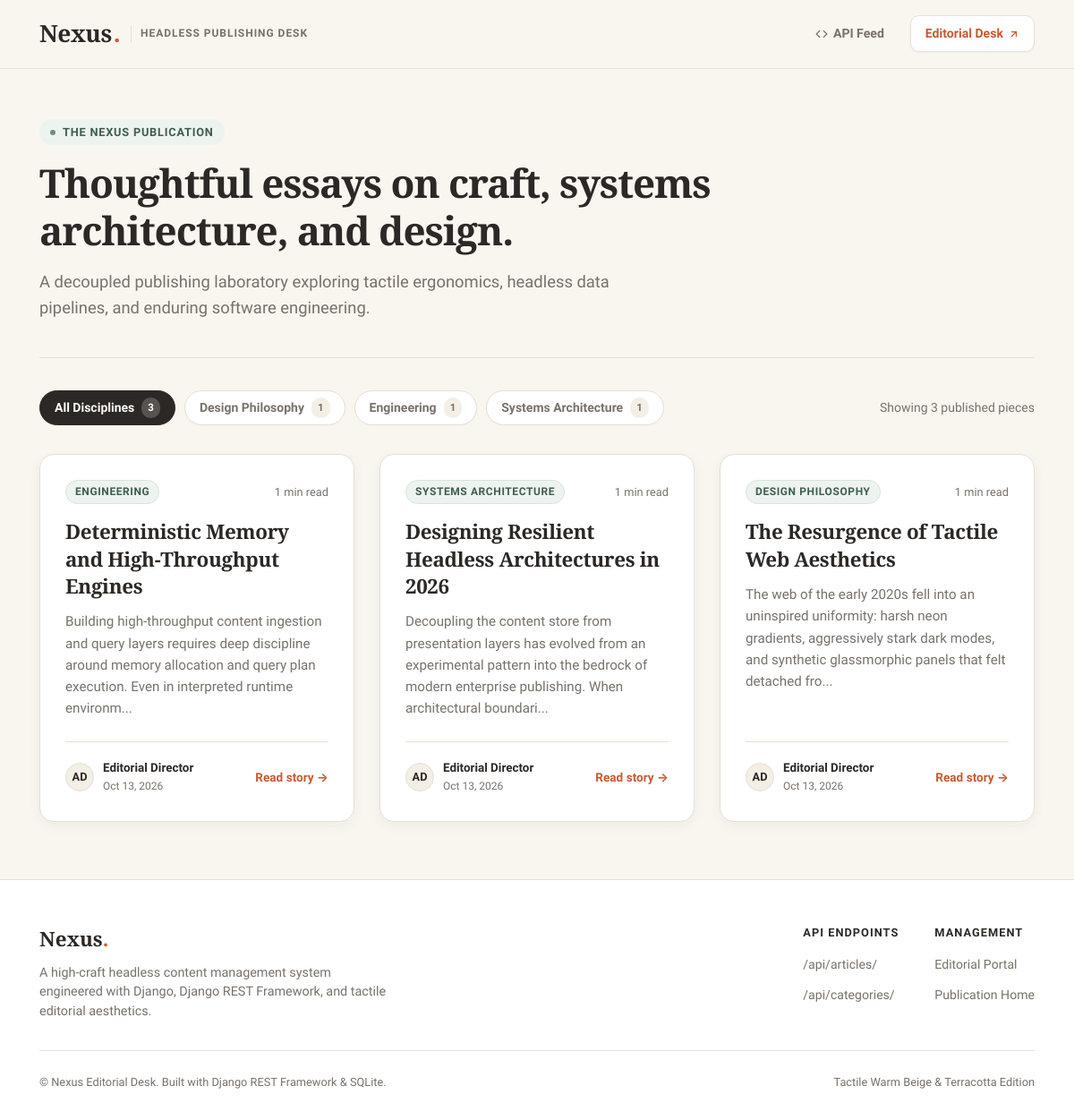
The page / on the database its author committed.
### cms/models.py (models this page shows, shortened)
class Category(models.Model):
    name = models.CharField(max_length=100, unique=True)
    slug = models.SlugField(max_length=120, unique=True, blank=True)
    description = models.TextField(blank=True, default='')
    created_at = models.DateTimeField(auto_now_add=True)
    class Meta:
        verbose_name_plural = "Categories"
        ordering = ['name']
    @property
    def article_count(self):
        return self.articles.filter(status='published').count()

class Article(models.Model):
    STATUS_CHOICES = (
        ('draft', 'Draft'),
        ('published', 'Published'),
    )
    title = models.CharField(max_length=255)
    slug = models.SlugField(max_length=255, unique=True, blank=True)
    author = models.ForeignKey(
        settings.AUTH_USER_MODEL,
        on_delete=models.CASCADE,
        related_name='articles'
    )
    category = models.ForeignKey(
        Category,
        on_delete=models.CASCADE,
        related_name='articles'
    )
    content = models.TextField(help_text="Article content in Markdown or HTML")
    status = models.CharField(
        max_length=20,
        choices=STATUS_CHOICES,
        default='draft'
    )
    reading_time = models.PositiveIntegerField(
        default=1,
        help_text="Estimated reading time in minutes"
    )
    created_at = models.DateTimeField(auto_now_add=True)
    updated_at = models.DateTimeField(auto_now=True)
    class Meta:
        ordering = ['-created_at']
    @property
    def excerpt(self):
        plain_text = re.sub(r'#|\*|_|`|>|\[.*?\]\(.*?\)|\n+', ' ', self.content or '')
        plain_text = ' '.join(plain_text.split())
        if len(plain_text) > 175:
            return plain_text[:172].rstrip() + '...'
        return plain_text

### cms/views.py (the view)
# urls.py: path('', home_view, name='home'),
def home_view(request):
    selected_category_slug = request.GET.get('category', '').strip()
    categories = Category.objects.all().order_by('name')
    articles = Article.objects.filter(status='published').select_related('author', 'category')
    selected_category = None
    if selected_category_slug:
        selected_category = categories.filter(slug=selected_category_slug).first()
        if selected_category:
            articles = articles.filter(category=selected_category)
    return render(request, 'index.html', {
        'categories': categories,
        'articles': articles,
        'selected_category_slug': selected_category_slug,
        'selected_category': selected_category,
        'total_published_count': Article.objects.filter(status='published').count(),
    })

### templates/index.html (shortened to what this page needs)
{% extends 'base.html' %}
{% block content %}
<div class="container">
  <section class="hero-section">
    <div class="hero-tag">The Nexus Publication</div>
    <h1 class="hero-title">Thoughtful essays on craft, systems architecture, and design.</h1>
    <p class="hero-description">
      A decoupled publishing laboratory exploring tactile ergonomics, headless data pipelines, and enduring software engineering.
    </p>
  </section>
  <section class="filter-bar">
    <div class="pills-container" id="categoryPills">
      <a href="{% url 'home' %}"
         class="pill-item {% if not selected_category_slug %}active{% endif %}"
         data-category="all">
        <span>All Disciplines</span>
        <span class="pill-count">{{ total_published_count }}</span>
      </a>
      {% for cat in categories %}
      <a href="?category={{ cat.slug }}"
         class="pill-item {% if selected_category_slug == cat.slug %}active{% endif %}"
         data-category="{{ cat.slug }}">
        <span>{{ cat.name }}</span>
        <span class="pill-count">{{ cat.article_count }}</span>
      </a>
      {% endfor %}
    </div>
    <div class="filter-meta">
      <span id="articleCountText">Showing {{ articles|length }} published piece{{ articles|length|pluralize }}</span>
    </div>
  </section>
  {% if articles %}
  <section class="articles-grid" id="articlesGrid">
    {% for article in articles %}
    <article class="article-card" data-category="{{ article.category.slug }}">
      <div>
        <div class="card-top">
          <span class="badge-category">{{ article.category.name }}</span>
          <span class="read-time">{{ article.reading_time }} min read</span>
        </div>
        <h2 class="card-title">
          <a href="{% url 'article_detail' slug=article.slug %}">{{ article.title }}</a>
        </h2>
        <p class="card-excerpt">
          {{ article.excerpt }}
        </p>
      </div>
      <div class="card-footer">
        <div class="author-info">
          <div class="author-avatar" title="{{ article.author.get_full_name|default:article.author.username }}">
            {{ article.author.username|slice:":2"|upper }}
          </div>
          <div class="author-meta">
            <span class="author-name">{{ article.author.get_full_name|default:article.author.username }}</span>
            <time class="article-date" datetime="{{ article.created_at|date:'Y-m-d' }}">
              {{ article.created_at|date:"M j, Y" }}
            </time>
          </div>
        </div>
        <a href="{% url 'article_detail' slug=article.slug %}" class="read-link" aria-label="Read {{ article.title }}">
          Read story &rarr;
        </a>
      </div>
    </article>
    {% endfor %}
  </section>
  {% endif %}
</div>
{% endblock %}

### templates/base.html (shortened to what this page needs)
<!DOCTYPE html>
<html lang="en">
<head>
  {% load static %}
  <link rel="stylesheet" href="{% static 'css/style.css' %}">
</head>
<body>
  <header class="site-header">
    <div class="container header-inner">
      <div class="brand-wrapper">
        <a href="{% url 'home' %}" class="brand-logo" aria-label="Nexus Home">
          Nexus<span class="dot">.</span>
        </a>
        <span class="brand-tag">Headless Publishing Desk</span>
      </div>
      <nav class="nav-actions">
        <a href="/api/articles/" class="nav-link-api" target="_blank" rel="noopener">
          <svg width="14" height="14" viewBox="0 0 24 24" fill="none" stroke="currentColor" stroke-width="2" stroke-linecap="round" stroke-linejoin="round">
            <polyline points="16 18 22 12 16 6"></polyline>
            <polyline points="8 6 2 12 8 18"></polyline>
          </svg>
          API Feed
        </a>
        <a href="/admin/" class="nav-btn-admin">
          <span>Editorial Desk</span>
          <svg width="12" height="12" viewBox="0 0 24 24" fill="none" stroke="currentColor" stroke-width="2.5" stroke-linecap="round" stroke-linejoin="round">
            <line x1="7" y1="17" x2="17" y2="7"></line>
            <polyline points="7 7 17 7 17 17"></polyline>
          </svg>
        </a>
      </nav>
    </div>
  </header>
  <main>
    {% block content %}{% endblock %}
  </main>
  <footer class="site-footer">
    <div class="container">
      <div class="footer-top">
        <div class="footer-brand">
          <div class="footer-logo">Nexus<span style="color: var(--accent-terracotta);">.</span></div>
          <p class="footer-desc">
            A high-craft headless content management system engineered with Django, Django REST Framework, and tactile editorial aesthetics.
          </p>
        </div>
        <div class="footer-links-group">
          <div>
            <h4 class="footer-column-title">API Endpoints</h4>
            <ul class="footer-links-list">
              <li><a href="/api/articles/" class="footer-link" target="_blank">/api/articles/</a></li>
              <li><a href="/api/categories/" class="footer-link" target="_blank">/api/categories/</a></li>
            </ul>
          </div>
          <div>
            <h4 class="footer-column-title">Management</h4>
            <ul class="footer-links-list">
              <li><a href="/admin/" class="footer-link">Editorial Portal</a></li>
              <li><a href="{% url 'home' %}" class="footer-link">Publication Home</a></li>
            </ul>
          </div>
        </div>
      </div>
      <div class="footer-bottom">
        <span>&copy; Nexus Editorial Desk. Built with Django REST Framework & SQLite.</span>
        <span>Tactile Warm Beige & Terracotta Edition</span>
      </div>
    </div>
  </footer>
</body>
</html>

### rows shown on the page
Category: name "Design Philosophy", article_count "1"
Category: name "Engineering", article_count "1"
Category: name "Systems Architecture", article_count "1"
Article: category.name "ENGINEERING", reading_time "1", title "Deterministic Memory and High-Throughput Engines", excerpt "Building high-throughput content ingestion and query layers requires deep discipline around memory allocation and query plan execution. Even in interpreted runtime environm...", author.username "AD", author.get_full_name "Editorial Director", created_at "Oct 13, 2026"
Article: category.name "SYSTEMS ARCHITECTURE", reading_time "1", title "Designing Resilient Headless Architectures in 2026", excerpt "Decoupling the content store from presentation layers has evolved from an experimental pattern into the bedrock of modern enterprise publishing. When architectural boundari...", author.username "AD", author.get_full_name "Editorial Director", created_at "Oct 13, 2026"
Article: category.name "DESIGN PHILOSOPHY", reading_time "1", title "The Resurgence of Tactile Web Aesthetics", excerpt "The web of the early 2020s fell into an uninspired uniformity: harsh neon gradients, aggressively stark dark modes, and synthetic glassmorphic panels that felt detached fro...", author.username "AD", author.get_full_name "Editorial Director", created_at "Oct 13, 2026"

### other values the page prints
{{ total_published_count }} "3"
{{ articles|length }} "3"
